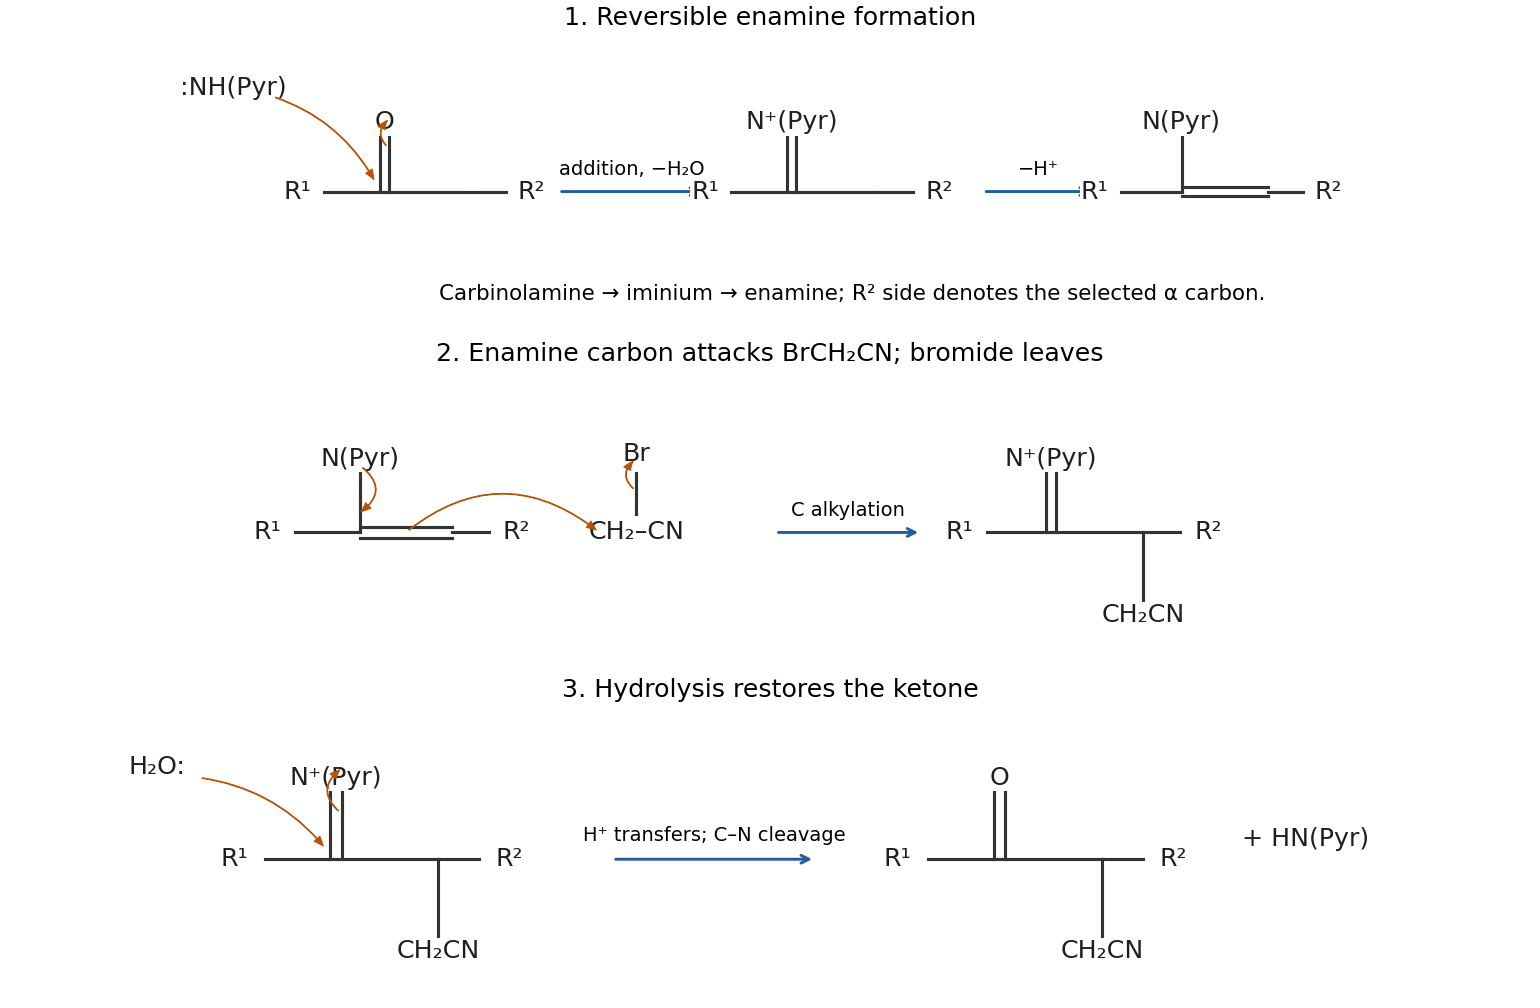

Here is the Python script that generated this plot:
"""Original schematic electron flow for a Stork alkylation; output to cwd."""
from pathlib import Path
import sys
sys.path.insert(0,str(Path(__file__).resolve().parents[2]))
import matplotlib.pyplot as plt
from tools.chemistry_diagram import *
fig,axs=plt.subplots(3,1,figsize=(11,7.2),layout='constrained',facecolor='white')
def base(ax,c,n=False,eno=False,carbonyl=True,alkyl=False):
 x,y=c;atom(ax,(x-1,y),'R¹');bond(ax,(x-.7,y),(x,y));bond(ax,(x,y),(x+1,y),2 if eno else 1);atom(ax,(x+1.7,y),'R²');bond(ax,(x+1,y),(x+1.4,y))
 if carbonyl:bond(ax,(x,y),(x,y+.8),2);atom(ax,(x,y+.8),'O')
 if n:bond(ax,(x,y),(x,y+.8),1 if eno else 2);atom(ax,(x,y+.8),'N(Pyr)' if eno else 'N⁺(Pyr)')
 if alkyl:bond(ax,(x+1,y),(x+1,y-.8));atom(ax,(x+1,y-.9),'CH₂CN')
 return (x,y),(x+1,y)
a=axs[0];base(a,(.6,0));atom(a,(-1.15,1.2),':NH(Pyr)');curly(a,(-.7,1.1),(.5,.1),-.2);curly(a,(.65,.5),(.67,.85),-.6)
flow(a,(2.6,0),(4.3,0),'addition, −H₂O');base(a,(5.3,0),n=True,carbonyl=False);flow(a,(7.5,0),(8.8,0),'−H⁺');base(a,(9.8,0),n=True,eno=True,carbonyl=False)
a.text(6,-1.25,'Carbinolamine → iminium → enamine; R² side denotes the selected α carbon.',ha='center',fontsize=11);finish(a,(-1.9,12),(-1.6,1.7),'1. Reversible enamine formation')
a=axs[1];_,alpha=base(a,(.5,.1),n=True,eno=True,carbonyl=False);atom(a,(3.5,.1),'CH₂–CN');atom(a,(3.5,.95),'Br');bond(a,(3.5,.3),(3.5,.75));curly(a,(1,.1),(3.1,.1),-.4);curly(a,(3.5,.55),(3.5,.9),-.65);curly(a,(.5,.83),(.48,.3),-.7);flow(a,(5,.1),(6.6,.1),'C alkylation');base(a,(8,.1),n=True,carbonyl=False,alkyl=True);finish(a,(-1.1,11),(-1.35,1.75),'2. Enamine carbon attacks BrCH₂CN; bromide leaves')
a=axs[2];base(a,(.5,0),n=True,carbonyl=False,alkyl=True);atom(a,(-1.25,.9),'H₂O:');curly(a,(-.85,.8),(.4,.1),-.2);curly(a,(.55,.45),(.57,.9),-.65);flow(a,(3.2,0),(5.2,0),'H⁺ transfers; C–N cleavage');base(a,(7,0),carbonyl=True,alkyl=True);atom(a,(10,.2),'+ HN(Pyr)');finish(a,(-2,11.5),(-1.4,1.4),'3. Hydrolysis restores the ketone')
save(fig,'paper-1-enamine-alkylation.png')
